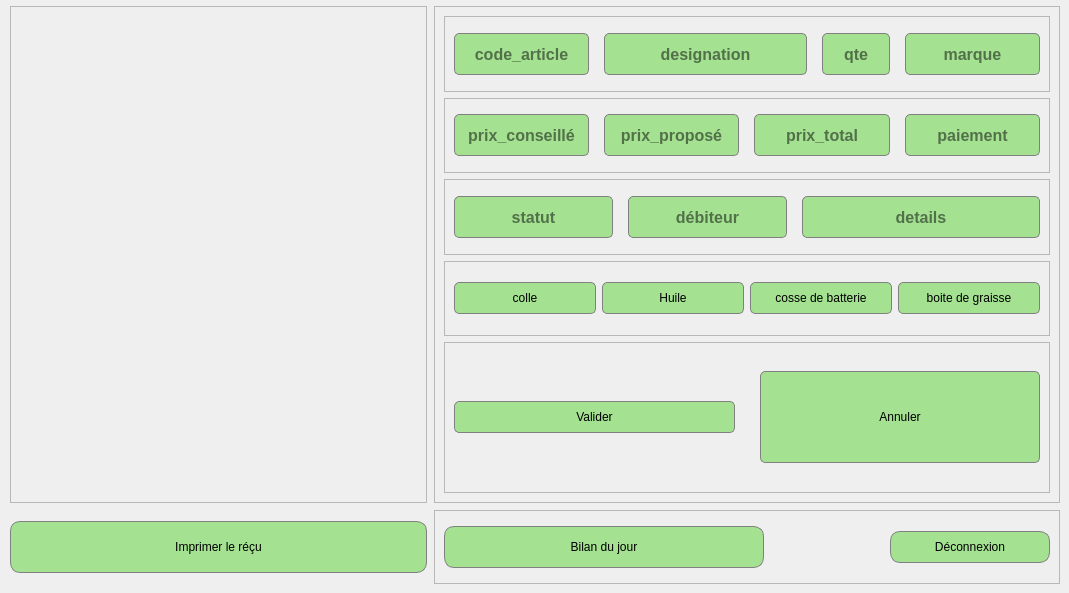
      <widget class="QWidget" name="ventes_page">
       <widget class="QFrame" name="frame">
        <property name="geometry">
         <rect>
          <x>434</x>
          <y>510</y>
          <width>626</width>
          <height>74</height>
         </rect>
        </property>
        <property name="styleSheet">
         <string notr="true">QPushButton{
	background-color: rgb(164, 226, 146);
	border: 1px solid grey;
	border-radius: 10px;
	height: 30px;
	font: 57 9pt &quot;Montserrat Medium&quot;;
}</string>
        </property>
        <property name="frameShape">
         <enum>QFrame::StyledPanel</enum>
        </property>
        <property name="frameShadow">
         <enum>QFrame::Raised</enum>
        </property>
        <layout class="QHBoxLayout" name="horizontalLayout_15" stretch="4,1,2">
         <property name="spacing">
          <number>46</number>
         </property>
         <item>
          <widget class="QPushButton" name="pushButton_22">
           <property name="styleSheet">
            <string notr="true">height: 40px;</string>
           </property>
           <property name="text">
            <string>Bilan du jour</string>
           </property>
          </widget>
         </item>
         <item>
          <spacer name="horizontalSpacer_5">
           <property name="orientation">
            <enum>Qt::Horizontal</enum>
           </property>
           <property name="sizeHint" stdset="0">
            <size>
             <width>40</width>
             <height>20</height>
            </size>
           </property>
          </spacer>
         </item>
         <item>
          <widget class="QPushButton" name="deconnexion">
           <property name="text">
            <string>Déconnexion</string>
           </property>
           <property name="icon">
            <iconset resource="icon.qrc">
             <normaloff>:/icons/turn-off.png</normaloff>:/icons/turn-off.png</iconset>
           </property>
          </widget>
         </item>
        </layout>
       </widget>
       <widget class="QFrame" name="frame_2">
        <property name="geometry">
         <rect>
          <x>434</x>
          <y>6</y>
          <width>626</width>
          <height>497</height>
         </rect>
        </property>
        <property name="styleSheet">
         <string notr="true">QLineEdit{
	color: rgb(0, 0, 0);
	font: 57 12pt &quot;Montserrat Medium&quot;;
	height: 30px;
	border: 1px solid grey;
	border-radius: 5px;
	padding: 5px;
	background-color: rgb(164, 226, 146);
	color: #000000;
	font-weight: bold;
	font-size: 16px;
	align: center;
	font: 57 9pt &quot;Montserrat Medium&quot;;
}

QPushButton{
	background-color: rgb(164, 226, 146);
	border: 1px solid grey;
	border-radius: 5px;
	height: 30px;
	font: 57 9pt &quot;Montserrat Medium&quot;;
}</string>
        </property>
        <property name="frameShape">
         <enum>QFrame::StyledPanel</enum>
        </property>
        <property name="frameShadow">
         <enum>QFrame::Raised</enum>
        </property>
        <layout class="QVBoxLayout" name="verticalLayout_27" stretch="2,2,2,2,4">
         <item>
          <widget class="QFrame" name="frame_3">
           <property name="frameShape">
            <enum>QFrame::StyledPanel</enum>
           </property>
           <property name="frameShadow">
            <enum>QFrame::Raised</enum>
           </property>
           <layout class="QHBoxLayout" name="horizontalLayout_7" stretch="2,3,1,2">
            <property name="spacing">
             <number>15</number>
            </property>
            <item>
             <widget class="QLineEdit" name="lineEdit_35">
              <property name="alignment">
               <set>Qt::AlignCenter</set>
              </property>
              <property name="placeholderText">
               <string>code_article</string>
              </property>
             </widget>
            </item>
            <item>
             <widget class="QLineEdit" name="lineEdit_36">
              <property name="alignment">
               <set>Qt::AlignCenter</set>
              </property>
              <property name="placeholderText">
               <string>designation</string>
              </property>
             </widget>
            </item>
            <item>
             <widget class="QLineEdit" name="lineEdit_37">
              <property name="alignment">
               <set>Qt::AlignCenter</set>
              </property>
              <property name="placeholderText">
               <string>qte</string>
              </property>
             </widget>
            </item>
            <item>
             <widget class="QLineEdit" name="lineEdit_38">
              <property name="alignment">
               <set>Qt::AlignCenter</set>
              </property>
              <property name="placeholderText">
               <string>marque</string>
              </property>
             </widget>
            </item>
           </layout>
          </widget>
         </item>
         <item>
          <widget class="QFrame" name="frame_4">
           <property name="frameShape">
            <enum>QFrame::StyledPanel</enum>
           </property>
           <property name="frameShadow">
            <enum>QFrame::Raised</enum>
           </property>
           <layout class="QHBoxLayout" name="horizontalLayout_8">
            <property name="spacing">
             <number>15</number>
            </property>
            <item>
             <widget class="QLineEdit" name="lineEdit_39">
              <property name="alignment">
               <set>Qt::AlignCenter</set>
              </property>
              <property name="placeholderText">
               <string>prix_conseillé</string>
              </property>
             </widget>
            </item>
            <item>
             <widget class="QLineEdit" name="lineEdit_40">
              <property name="alignment">
               <set>Qt::AlignCenter</set>
              </property>
              <property name="placeholderText">
               <string>prix_proposé</string>
              </property>
             </widget>
            </item>
            <item>
             <widget class="QLineEdit" name="lineEdit_41">
              <property name="alignment">
               <set>Qt::AlignCenter</set>
              </property>
              <property name="placeholderText">
               <string>prix_total</string>
              </property>
             </widget>
            </item>
            <item>
             <widget class="QLineEdit" name="lineEdit_42">
              <property name="alignment">
               <set>Qt::AlignCenter</set>
              </property>
              <property name="placeholderText">
               <string>paiement</string>
              </property>
             </widget>
            </item>
           </layout>
          </widget>
         </item>
         <item>
          <widget class="QFrame" name="frame_5">
           <property name="frameShape">
            <enum>QFrame::StyledPanel</enum>
           </property>
           <property name="frameShadow">
            <enum>QFrame::Raised</enum>
           </property>
           <layout class="QHBoxLayout" name="horizontalLayout_9" stretch="2,2,3">
            <property name="spacing">
             <number>15</number>
            </property>
            <item>
             <widget class="QLineEdit" name="lineEdit_43">
              <property name="alignment">
               <set>Qt::AlignCenter</set>
              </property>
              <property name="placeholderText">
               <string>statut</string>
              </property>
             </widget>
            </item>
            <item>
             <widget class="QLineEdit" name="lineEdit_44">
              <property name="alignment">
               <set>Qt::AlignCenter</set>
              </property>
              <property name="placeholderText">
               <string>débiteur</string>
              </property>
             </widget>
            </item>
            <item>
             <widget class="QLineEdit" name="lineEdit_45">
              <property name="alignment">
               <set>Qt::AlignCenter</set>
              </property>
              <property name="placeholderText">
               <string>details</string>
              </property>
             </widget>
            </item>
           </layout>
          </widget>
         </item>
         <item>
          <widget class="QFrame" name="frame_7">
           <property name="frameShape">
            <enum>QFrame::StyledPanel</enum>
           </property>
           <property name="frameShadow">
            <enum>QFrame::Raised</enum>
           </property>
           <layout class="QHBoxLayout" name="horizontalLayout_12">
            <item>
             <widget class="QPushButton" name="colle">
              <property name="text">
               <string>colle</string>
              </property>
             </widget>
            </item>
            <item>
             <widget class="QPushButton" name="pushButton_17">
              <property name="text">
               <string>Huile</string>
              </property>
             </widget>
            </item>
            <item>
             <widget class="QPushButton" name="pushButton_18">
              <property name="text">
               <string>cosse de batterie</string>
              </property>
             </widget>
            </item>
            <item>
             <widget class="QPushButton" name="pushButton_20">
              <property name="text">
               <string>boite de graisse</string>
              </property>
             </widget>
            </item>
           </layout>
          </widget>
         </item>
         <item>
          <widget class="QFrame" name="frame_6">
           <property name="frameShape">
            <enum>QFrame::StyledPanel</enum>
           </property>
           <property name="frameShadow">
            <enum>QFrame::Raised</enum>
           </property>
           <layout class="QHBoxLayout" name="horizontalLayout_16">
            <property name="spacing">
             <number>25</number>
            </property>
            <item>
             <widget class="QPushButton" name="Valider">
              <property name="text">
               <string>Valider</string>
              </property>
             </widget>
            </item>
            <item>
             <widget class="QPushButton" name="Annuler">
              <property name="styleSheet">
               <string notr="true">height:90px;</string>
              </property>
              <property name="text">
               <string>Annuler</string>
              </property>
             </widget>
            </item>
           </layout>
          </widget>
         </item>
        </layout>
       </widget>
       <widget class="QWidget" name="widget_16" native="true">
        <property name="geometry">
         <rect>
          <x>10</x>
          <y>6</y>
          <width>417</width>
          <height>497</height>
         </rect>
        </property>
        <layout class="QHBoxLayout" name="horizontalLayout_17">
         <item>
          <widget class="QScrollArea" name="scrollArea_7">
           <property name="widgetResizable">
            <bool>true</bool>
           </property>
           <widget class="QWidget" name="scrollAreaWidgetContents_7">
            <property name="geometry">
             <rect>
              <x>0</x>
              <y>0</y>
              <width>393</width>
              <height>473</height>
             </rect>
            </property>
           </widget>
          </widget>
         </item>
        </layout>
       </widget>
       <widget class="QWidget" name="widget_17" native="true">
        <property name="geometry">
         <rect>
          <x>10</x>
          <y>510</y>
          <width>417</width>
          <height>74</height>
         </rect>
        </property>
        <layout class="QHBoxLayout" name="horizontalLayout_13">
         <item>
          <widget class="QPushButton" name="pushButton_21">
           <property name="styleSheet">
            <string notr="true">QPushButton{
	background-color: rgb(164, 226, 146);
	border: 1px solid grey;
	border-radius: 10px;
	height: 50px;
	font: 57 9pt &quot;Montserrat Medium&quot;;
}</string>
           </property>
           <property name="text">
            <string>Imprimer le réçu</string>
           </property>
          </widget>
         </item>
        </layout>
       </widget>
      </widget>
